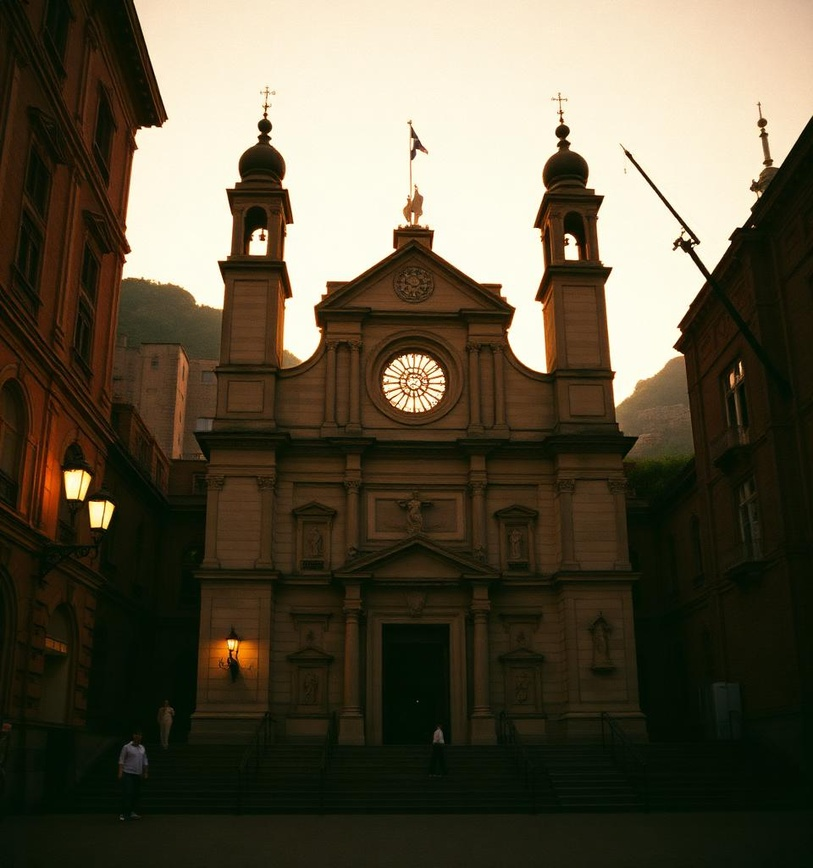
#> input picture frontend/src/assets/hero-ruins.jpg, 813 x 868 px, shrunk from 960 x 1024 before the run
$ python -i scrub.py   (imports and definitions only)
#> lines starting #> are read from the running program, lines starting #| are printed output that depends on the picture
"""图片脱敏（隐私，对齐开发计划 Phase 4 + 伦理最小包「图片去 EXIF」）。

``scrub(image_bytes) -> bytes`` 做两件事：
1. **EXIF/XMP/ICC 全剥离**：用像素重建一张新图（``Image.fromarray``），元数据天然不保留。
2. **人脸高斯模糊**：OpenCV haarcascade 正脸检测 → 局部高斯模糊贴回。离线、无 API。

不做的事（在 docstring + 前端提示里写明）：
- **车牌模糊**：无可靠离线检测器；靠前端提示用户「避免拍到车牌/途人/住宅」。
- 输出统一为 JPEG（照片场景，最小且 VL 模型友好）；透明 PNG 会被合成到 RGB。

失败哲学：人脸检测任何异常都跳过（不阻断上传），但 EXIF 剥离（重建图）恒成立。
"""

from __future__ import annotations

import io
import logging
import os

import cv2
import numpy as np
from PIL import Image

logger = logging.getLogger("macau_storywalk.scrub")

# OpenCV 自带正脸级联（随 opencv-python / -headless 一起装）
_CASCADE_NAME = "haarcascade_frontalface_default.xml"


def _blur_faces(arr: np.ndarray) -> np.ndarray:
    """对 RGB uint8 数组里检测到的正脸区域做高斯模糊，原位返回。检测失败则原样返回。"""
    try:
        cascade_path = os.path.join(cv2.data.haarcascades, _CASCADE_NAME)
        cascade = cv2.CascadeClassifier(cascade_path)
        if cascade.empty():
            logger.info("haarcascade 未就绪，跳过人脸模糊（EXIF 仍已剥离）")
            return arr
        gray = cv2.cvtColor(arr, cv2.COLOR_RGB2GRAY)
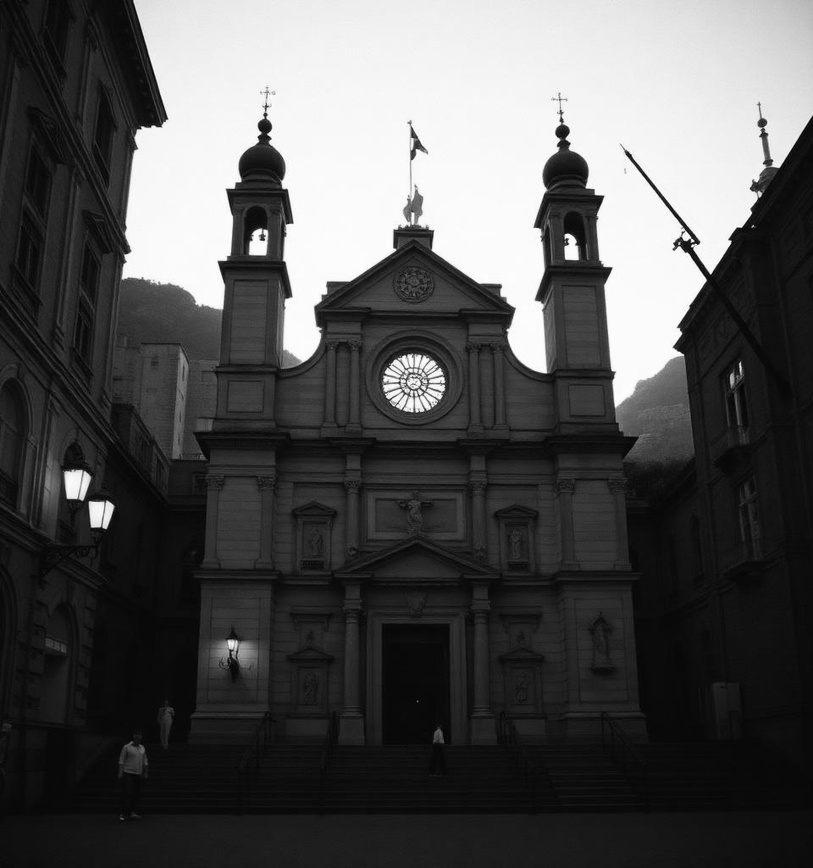
#> gray: shape (868, 813); min 1, max 254, mean 83.1
        faces = cascade.detectMultiScale(gray, scaleFactor=1.1, minNeighbors=5, minSize=(30, 30))
#> faces = [[382, 351, 62, 62]]
        for x, y, w, h in faces:
            x, y = max(0, int(x)), max(0, int(y))
            w, h = int(w), int(h)
            if w <= 0 or h <= 0:
                continue
            face = arr[y : y + h, x : x + w]
            arr[y : y + h, x : x + w] = cv2.GaussianBlur(face, (0, 0), sigmaX=30)
#> this loop made 1 pass
#> pass 1, in _blur_faces, `face = arr[y : y + h, x : x + w]`:
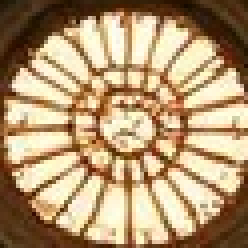
#> face: shape (62, 62, 3) (shown 4 times larger); mean R, G, B 178.8, 150.8, 113.3
#> after the loop:
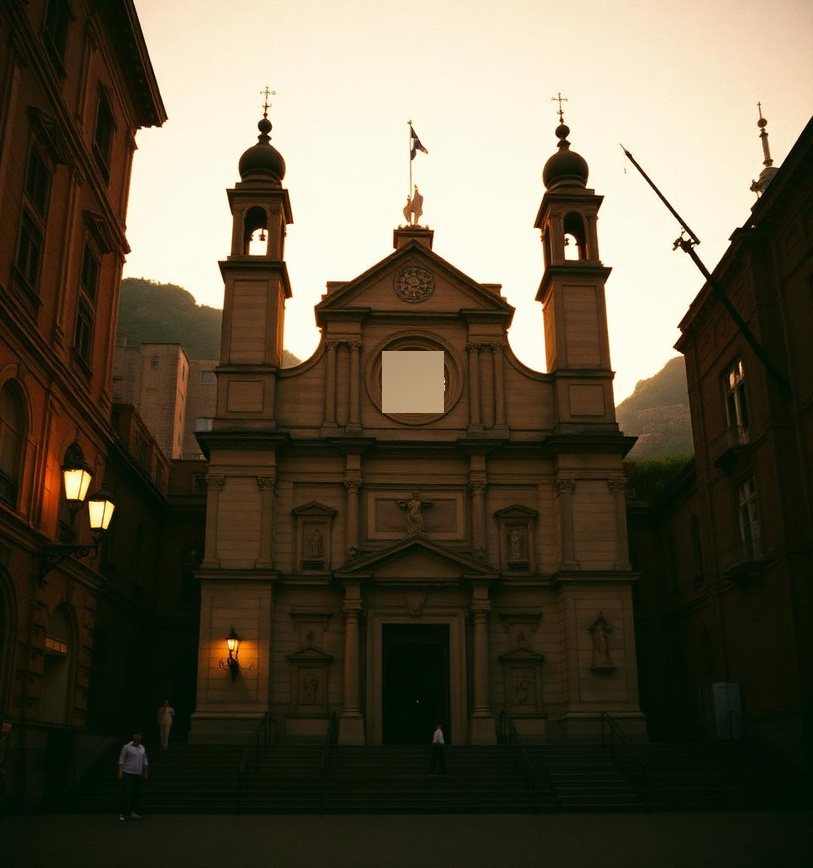
#> arr: shape (868, 813, 3); mean R, G, B 90.7, 83, 64.2
#> after the loop:
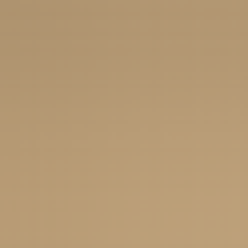
#> face: shape (62, 62, 3) (shown 4 times larger); mean R, G, B 181.9, 153.9, 116.2
        logger.info("人脸模糊：%d 张", len(faces))
    except Exception as exc:  # noqa: BLE001 — 人脸模糊失败不应阻断上传
        logger.warning("人脸模糊跳过：%s", exc)
    return arr


def scrub(image_bytes: bytes) -> bytes:
    """剥离全部元数据 + 模糊正脸，返回 JPEG bytes。

    无论人脸检测成不成功，返回的图都已是「无 EXIF 的重建图」。
    """
    img = Image.open(io.BytesIO(image_bytes))
    rgb = img.convert("RGB")  # 合成透明通道，统一为 3 通道
    arr = np.array(rgb)  # 可写副本
    arr = _blur_faces(arr)
    clean = Image.fromarray(arr)  # 全新图，无任何元数据
    out = io.BytesIO()
    clean.save(out, format="JPEG", quality=92)
    return out.getvalue()

>>> import cv2
>>> picture = cv2.cvtColor(cv2.imread('../../../frontend/src/assets/hero-ruins.jpg'), cv2.COLOR_BGR2RGB)
>>> result = _blur_faces(picture)
